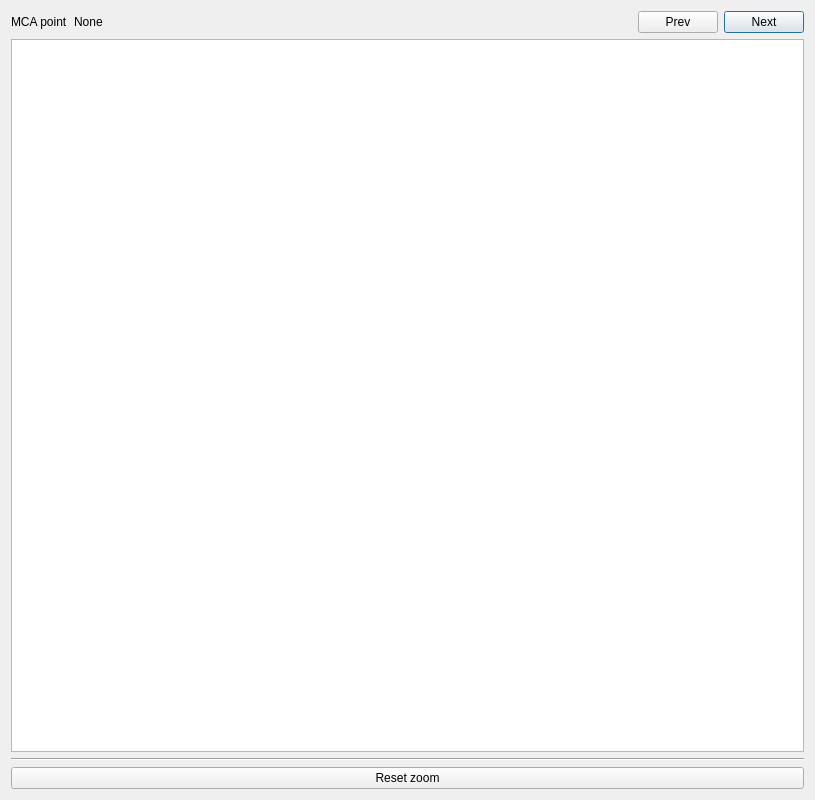
<?xml version="1.0" encoding="UTF-8"?>
<ui version="4.0">
 <class>mcaPlots</class>
 <widget class="QDialog" name="mcaPlots">
  <property name="geometry">
   <rect>
    <x>0</x>
    <y>0</y>
    <width>815</width>
    <height>800</height>
   </rect>
  </property>
  <property name="windowTitle">
   <string>Basic MCA Viewer</string>
  </property>
  <layout class="QGridLayout" name="gridLayout">
   <item row="0" column="0">
    <layout class="QVBoxLayout" name="verticalLayout">
     <item>
      <layout class="QHBoxLayout" name="horizontalLayout_3">
       <item>
        <widget class="QLabel" name="scanNumber">
         <property name="text">
          <string>MCA point</string>
         </property>
        </widget>
       </item>
       <item>
        <widget class="QLabel" name="mcaID">
         <property name="text">
          <string>None</string>
         </property>
        </widget>
       </item>
       <item>
        <spacer name="horizontalSpacer_3">
         <property name="orientation">
          <enum>Qt::Horizontal</enum>
         </property>
         <property name="sizeHint" stdset="0">
          <size>
           <width>40</width>
           <height>20</height>
          </size>
         </property>
        </spacer>
       </item>
       <item>
        <widget class="QPushButton" name="showPreviousBtn">
         <property name="text">
          <string>Prev</string>
         </property>
         <property name="autoDefault">
          <bool>false</bool>
         </property>
        </widget>
       </item>
       <item>
        <widget class="QPushButton" name="showNextBtn">
         <property name="text">
          <string>Next</string>
         </property>
         <property name="autoDefault">
          <bool>false</bool>
         </property>
         <property name="default">
          <bool>true</bool>
         </property>
        </widget>
       </item>
      </layout>
     </item>
     <item>
      <widget class="PlotWidget" name="viewPart"/>
     </item>
    </layout>
   </item>
   <item row="2" column="0">
    <layout class="QHBoxLayout" name="horizontalLayout">
     <item>
      <widget class="QPushButton" name="resetZoom">
       <property name="text">
        <string>Reset zoom</string>
       </property>
      </widget>
     </item>
    </layout>
   </item>
   <item row="1" column="0">
    <widget class="Line" name="line">
     <property name="orientation">
      <enum>Qt::Horizontal</enum>
     </property>
    </widget>
   </item>
  </layout>
 </widget>
 <customwidgets>
  <customwidget>
   <class>PlotWidget</class>
   <extends>QGraphicsView</extends>
   <header>pyqtgraph</header>
  </customwidget>
 </customwidgets>
 <resources/>
 <connections/>
</ui>
